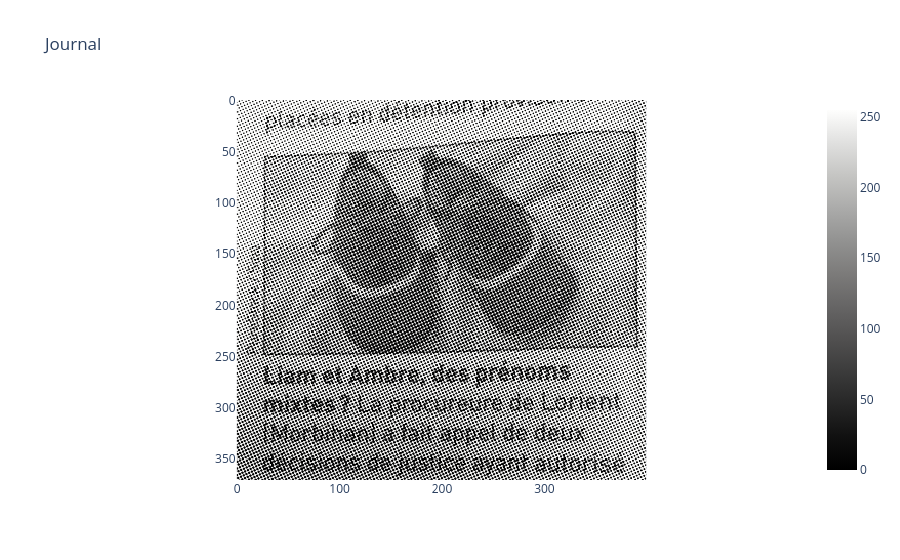

Notebook code for this chart:
### Markdown cell above
## 2 Filtrage spectral : suppression de l’effet de trame

### Code cell
im = cv2.imread('journal.png',0)/255.
h, w = im2.shape
print(f"Dimensions de l'image : {h} x {w}")

fig = px.imshow(im2, title="Journal", color_continuous_scale='gray') 
fig.show()

### Figure 1 — Plotly figure (JSON) as saved in the notebook; plotly's stock layout.template omitted (floating-point values rounded to 4 significant figures; data arrays with more than 128 entries replaced by an {"elided": "..."} marker saying what was removed)
{"data": [{"coloraxis": "coloraxis", "hovertemplate": "x: %{x}<br>y: %{y}<br>color: %{z}<extra></extra>", "name": "0", "type": "heatmap", "xaxis": "x", "yaxis": "y", "z": {"elided": "371x400 int values"}}], "layout": {"coloraxis": {"colorscale": [[0, "rgb(0, 0, 0)"], [0.09091, "rgb(16, 16, 16)"], [0.1818, "rgb(38, 38, 38)"], [0.2727, "rgb(59, 59, 59)"], [0.3636, "rgb(81, 80, 80)"], [0.4545, "rgb(102, 101, 101)"], [0.5455, "rgb(124, 123, 122)"], [0.6364, "rgb(146, 146, 145)"], [0.7273, "rgb(171, 171, 170)"], [0.8182, "rgb(197, 197, 195)"], [0.9091, "rgb(224, 224, 223)"], [1, "rgb(254, 254, 253)"]]}, "title": {"text": "Journal"}, "xaxis": {"anchor": "y", "constrain": "domain", "domain": [0, 1], "scaleanchor": "y"}, "yaxis": {"anchor": "x", "autorange": "reversed", "constrain": "domain", "domain": [0, 1]}}}
